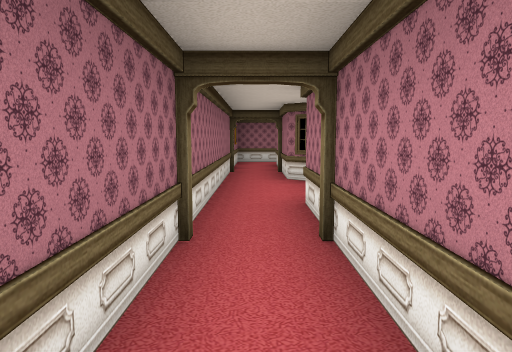
View 1 (above)

13 first-person views from a walk through a Unity game level. The camera is 1.4 m above the floor, tilts 6° down and sees 70° across. Doors are open. The floor is counted in squares, 2 m on a side. Each view is taken from the middle of a square. On the plan, view 1 faces up. The plan holds only what a view shows up to about 11 squares ahead; the rest is blank. The place goes on beyond the plan.

View 2
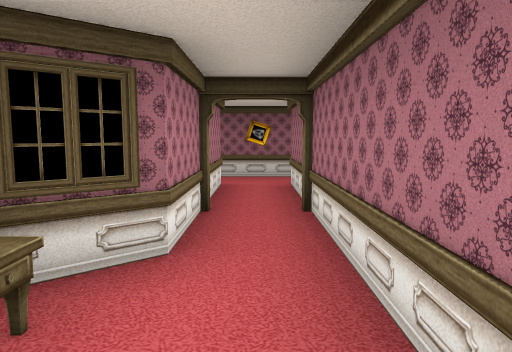

View 3
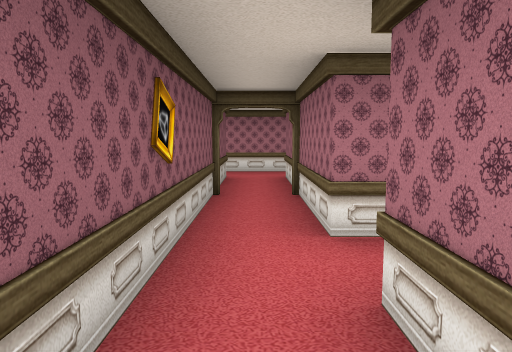

View 4
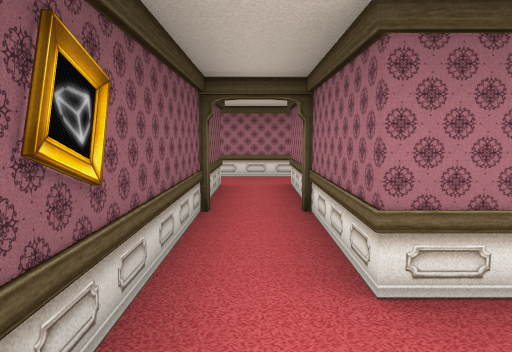

View 5
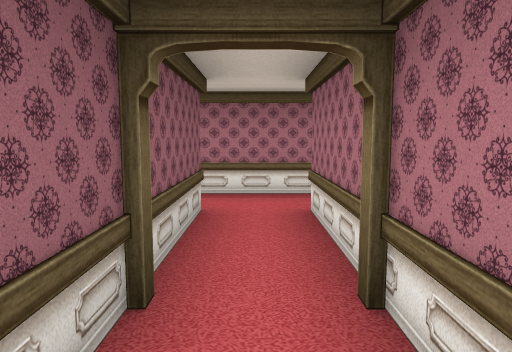

View 6
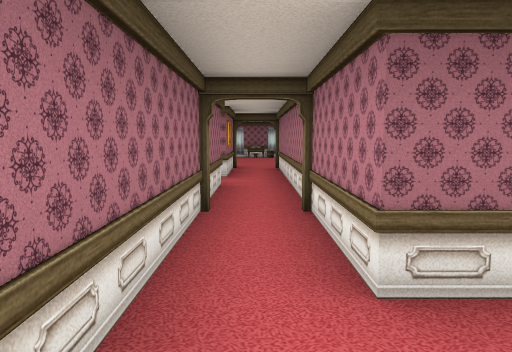

View 7
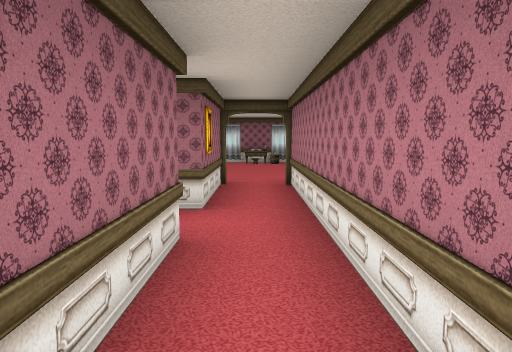

View 8
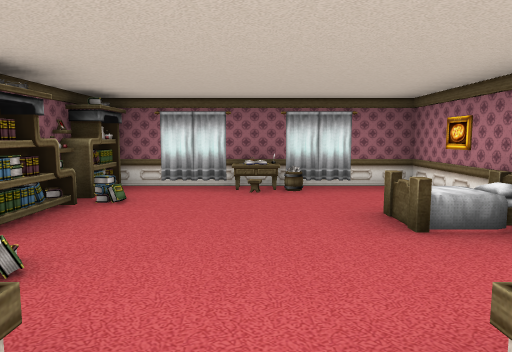

View 9
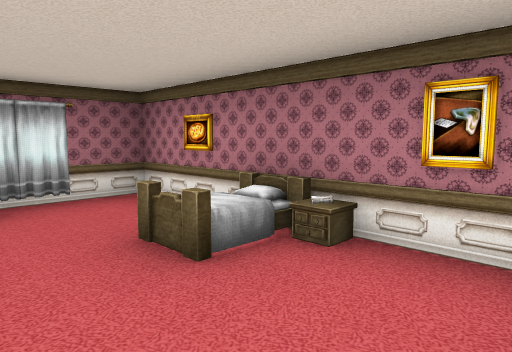

View 10
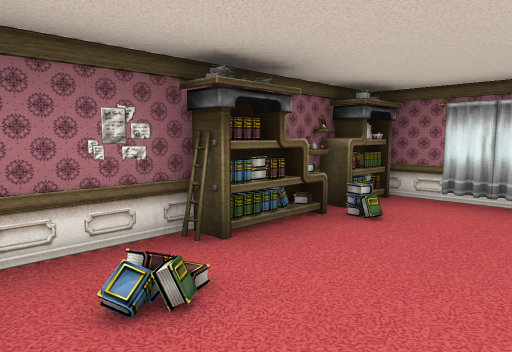

View 11
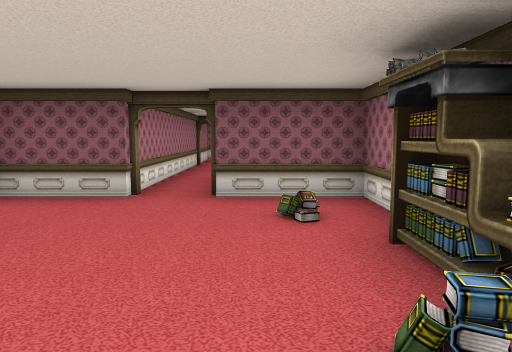

View 12
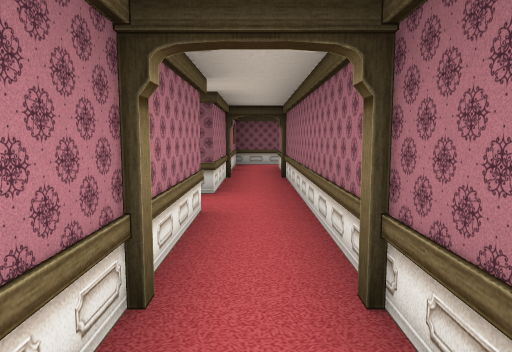

View 13
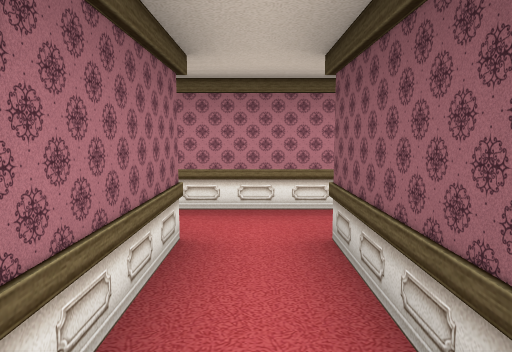

### Floor plan
Key: @ floor where view 1 was taken; # wall or solid block; . floor; E desk; B books; O other object.
Columns run from 8 left of view 1 to 2 right of it. Each row starts with its distance up from view 1.
 13  ######
 12  #.#..#
 11  B....# OO
 10  B...##O
  9 #.....#O O
  8 #.....#O O
  7 ###.####.#
  6  ##.#  #.#
  5 ....#  #.E
  4  ##.#  #.#
  3   #.#  #.#
  2   #.#  #.#
  1   #.####.#
  0   #.....@..
 -1   #.######
 -2   #.#
 -3   O O
 -4   O O
 -5     O
 -6   OO

Where each view was taken, in squares from view 1:
view 1: 0 up, 0 right, facing up
view 2: 6 up, 0 right, facing down
view 3: 0 up, 2 right, facing left
view 4: 0 up, 1 right, facing left
view 5: 0 up, 1 left, facing left
view 6: 1 down, 5 left, facing up
view 7: 2 up, 5 left, facing up
view 8: 7 up, 5 left, facing up
view 9: 8 up, 5 left, facing up-right
view 10: 8 up, 5 left, facing up-left
view 11: 12 up, 6 left, facing down
view 12: 4 up, 5 left, facing down
view 13: 5 up, 8 left, facing right
